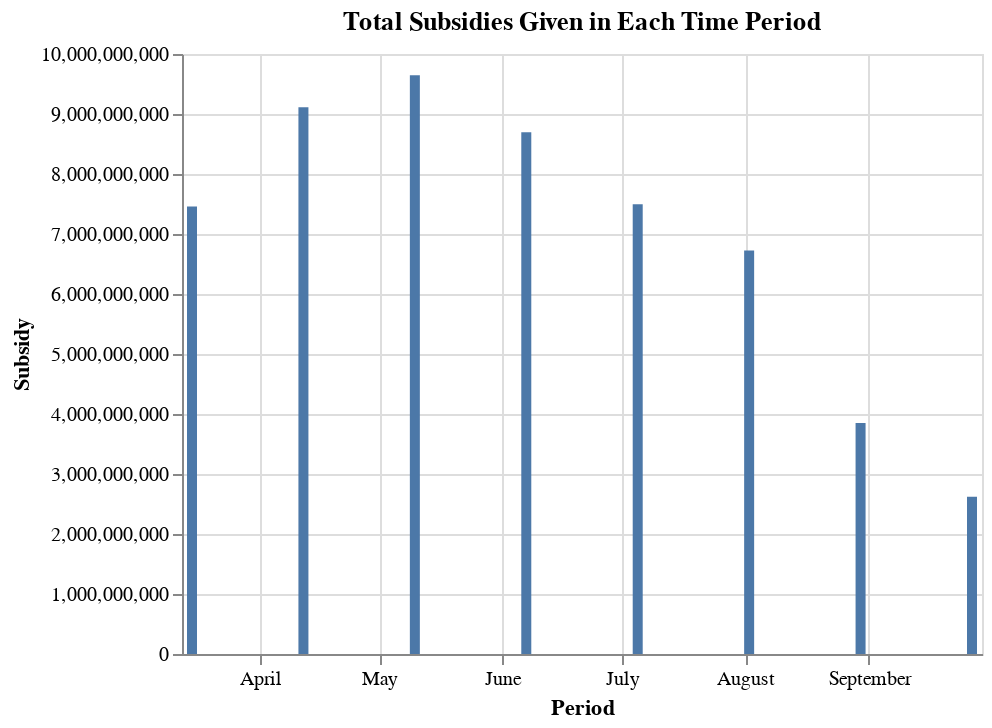

The code cell stored with this chart in its notebook:
### Markdown cell above
We see that over the 8 timeframes available in this dataset, a total of \$55.6 billion has been given out in subsidies. 

The most was given out in the May 2020 period, and the least in the September 2020 period.

### Code cell
alt.Chart(temp, title = "Total Subsidies Given in Each Time Period").mark_bar().encode(
    x = "Period",
    y = "Subsidy"
)

### Figure 1 — Vega-Lite specification as saved in the notebook (floating-point values rounded to 4 significant figures)
{"config": {"view": {"continuousWidth": 400, "continuousHeight": 300}}, "data": {"name": "data-8ec965a4bcc4265287653e233ab299c8"}, "mark": "bar", "encoding": {"x": {"type": "temporal", "field": "Period"}, "y": {"type": "quantitative", "field": "Subsidy"}}, "title": "Total Subsidies Given in Each Time Period", "$schema": "https://vega.github.io/schema/vega-lite/v4.8.1.json", "datasets": {"data-8ec965a4bcc4265287653e233ab299c8": [{"Period": "2020-03-15T00:00:00", "RegionCode": "TOTAL", "Region": "Canada", "GeographicClassification": "Not applicable", "CensusLevel": "Not applicable", "IndustryCode": "TOTAL", "Industry": "All Industries", "BusinessLocations": 294100.0, "Subsidy": 7460000000.0, "SupportedEmployees": 3489000.0, "RehiredEmployees": 30520.0, "GeoAggregation": "Canada", "IndustryAggregation": "All industries", "Cumulative Subsidies": 7460000000.0}, {"Period": "2020-04-12T00:00:00", "RegionCode": "TOTAL", "Region": "Canada", "GeographicClassification": "Not applicable", "CensusLevel": "Not applicable", "IndustryCode": "TOTAL", "Industry": "All Industries", "BusinessLocations": 336600.0, "Subsidy": 9112000000.0, "SupportedEmployees": 3744000.0, "RehiredEmployees": 38940.0, "GeoAggregation": "Canada", "IndustryAggregation": "All industries", "Cumulative Subsidies": 16570000000.0}, {"Period": "2020-05-10T00:00:00", "RegionCode": "TOTAL", "Region": "Canada", "GeographicClassification": "Not applicable", "CensusLevel": "Not applicable", "IndustryCode": "TOTAL", "Industry": "All Industries", "BusinessLocations": 331900.0, "Subsidy": 9648000000.0, "SupportedEmployees": 4011000.0, "RehiredEmployees": 44420.0, "GeoAggregation": "Canada", "IndustryAggregation": "All industries", "Cumulative Subsidies": 26220000000.0}, {"Period": "2020-06-07T00:00:00", "RegionCode": "TOTAL", "Region": "Canada", "GeographicClassification": "Not applicable", "CensusLevel": "Not applicable", "IndustryCode": "TOTAL", "Industry": "All Industries", "BusinessLocations": 291500.0, "Subsidy": 8695000000.0, "SupportedEmployees": 3836000.0, "RehiredEmployees": 36460.0, "GeoAggregation": "Canada", "IndustryAggregation": "All industries", "Cumulative Subsidies": 34910000000.0}, {"Period": "2020-07-05T00:00:00", "RegionCode": "TOTAL", "Region": "Canada", "GeographicClassification": "Not applicable", "CensusLevel": "Not applicable", "IndustryCode": "TOTAL", "Industry": "All Industries", "BusinessLocations": 288900.0, "Subsidy": 7495000000.0, "SupportedEmployees": 4323000.0, "RehiredEmployees": 25860.0, "GeoAggregation": "Canada", "IndustryAggregation": "All industries", "Cumulative Subsidies": 42410000000.0}, {"Period": "2020-08-02T00:00:00", "RegionCode": "TOTAL", "Region": "Canada", "GeographicClassification": "Not applicable", "CensusLevel": "Not applicable", "IndustryCode": "TOTAL", "Industry": "All Industries", "BusinessLocations": 272600.0, "Subsidy": 6725000000.0, "SupportedEmployees": 4163000.0, "RehiredEmployees": 19510.0, "GeoAggregation": "Canada", "IndustryAggregation": "All industries", "Cumulative Subsidies": 49130000000.0}, {"Period": "2020-08-30T00:00:00", "RegionCode": "TOTAL", "Region": "Canada", "GeographicClassification": "Not applicable", "CensusLevel": "Not applicable", "IndustryCode": "TOTAL", "Industry": "All Industries", "BusinessLocations": 240700.0, "Subsidy": 3851000000.0, "SupportedEmployees": 3769000.0, "RehiredEmployees": 16340.0, "GeoAggregation": "Canada", "IndustryAggregation": "All industries", "Cumulative Subsidies": 52990000000.0}, {"Period": "2020-09-27T00:00:00", "RegionCode": "TOTAL", "Region": "Canada", "GeographicClassification": "Not applicable", "CensusLevel": "Not applicable", "IndustryCode": "TOTAL", "Industry": "All Industries", "BusinessLocations": 202300.0, "Subsidy": 2619000000.0, "SupportedEmployees": 3154000.0, "RehiredEmployees": 12620.0, "GeoAggregation": "Canada", "IndustryAggregation": "All industries", "Cumulative Subsidies": 55600000000.0}]}}
